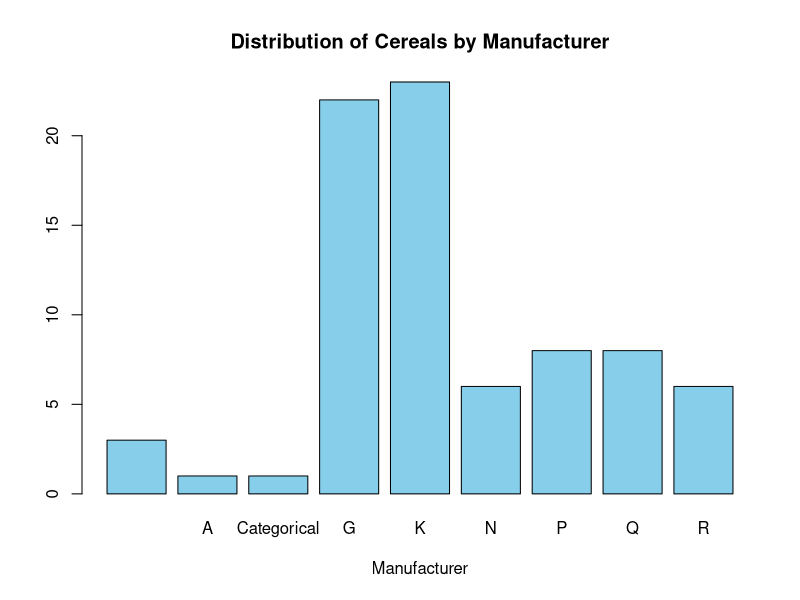

Here is the R script that generated this plot: (Note: this script raises an error after producing the figure.)
getwd()
setwd("C:\\Users\\Kira\\Downloads\\data analyst\\course 8\\Module_1\\Completed
      _projects\\Cereal-Statistical-Analysis-main")


#
cereal_data<-read.csv("cereal_data.csv")

#
length(unique(cereal_data$name))

#mfr data
table(cereal_data$mfr)

#type data
table(cereal_data$type)

#calorie data
summary(cereal_data$calories)

#protein data
summary(cereal_data$protein)

#fat data
summary(cereal_data$fat)

#sodium data
summary(cereal_data$sodium)

#fiber data
summary(cereal_data$fiber)

#carbo data
summary(cereal_data$carbo)

#sugars data
summary(cereal_data$sugars)

#potass data
summary(cereal_data$potass)

#vitamins data
summary(cereal_data$vitamins)

#shelf data
summary(cereal_data$shelf)

#weight data
summary(cereal_data$weight)

#cups data
summary(cereal_data$cups)

#rating data
summary(cereal_data$rating)


##Graphing--------------------------------

#Barplot of "mfr"
barplot(table(cereal_data$mfr), main = "Distribution of Cereals by Manufacturer"
        , xlab = "Manufacturer", col = "sky blue")
        

#Histogram of "Calories"
hist(cereal_data$calories, main = "Distribution of Calories", xlab = "Calories",
     col = "green")

#Histogram of "Protein"
hist(cereal_data$protein, main = "Distribution of Protein", xlab = "Protein (grams)", col = "pink")


#Change the Data Type of Fat from Character to Numeric
class(cereal_data$fat)
cereal_data$fat<- as.numeric(cereal_data$fat)
class(cereal_data$fat)


#Histogram of "Fats"
hist(cereal_data$fat, main = "Distribution of Fat", xlab = "Fat (grams)",
     col = "blue")


#Change the Data Type of Sodium from Character to Numeric
class(cereal_data$sodium)
cereal_data$sodium<- as.numeric(cereal_data$sodium)
class(cereal_data$sodium)

#Histogram of "Sodium"
hist(cereal_data$sodium, main = "Distribution of Sodium", xlab = "Sodium (miligrams)",
     col = "orange")


#Change the Data Type of Fiber from Character to Numeric
class(cereal_data$fiber)
cereal_data$fiber<- as.numeric(cereal_data$fiber)
class(cereal_data$fiber)

#Histogram of "Fiber"
hist(cereal_data$fiber, main = "Distribution of Fiber", xlab = "Fiber (grams)",
     col = "skyblue")


#Change the Data Type of Carbo from Character to Numeric
class(cereal_data$carbo)
cereal_data$carbo<- as.numeric(cereal_data$carbo)
class(cereal_data$carbo)

#Histogram of "Carbo"
hist(cereal_data$carbo, main = "Distribution of Carbohydrates", xlab = "Carbohydrates (grams)",
     col = "green")


#Change the Data Type of Sugars from Character to Numeric
class(cereal_data$sugars)
cereal_data$sugars<- as.numeric(cereal_data$sugars)
class(cereal_data$sugars)


#Histogram of "Sugars"
hist(cereal_data$sugars, main = "Distribution of Sugars", xlab = "Sugars (grams)",
     col = "pink")


#Change the Data Type of Potass from Character to Numeric
class(cereal_data$potass)
cereal_data$potass<- as.numeric(cereal_data$potass)
class(cereal_data$potass)


#Histogram of "Potass"
hist(cereal_data$potass, main = "Distribution of Potassium", xlab = "Potassium (miligrams)",
     col = "blue")

#Barplot for "Weight"
barplot(table(cereal_data$weight), main = "Distribution of Weight"
        , xlab = "Weight per Serving (ounces)", col = "green")


#Change the Data Type of Cups from Character to Numeric
class(cereal_data$cups)
cereal_data$cups<- as.numeric(cereal_data$cups)
class(cereal_data$cups)


#Histogram of "Cups"
hist(cereal_data$cups, main = "Distribution of Cups", xlab = "Cups per Serving",
     col = "pink")


#Change the Data Type of Rating from Character to Numeric
class(cereal_data$rating)
cereal_data$rating<- as.numeric(cereal_data$rating)
class(cereal_data$rating)


#Histogram of "Rating"
hist(cereal_data$rating, main = "Distribution of Ratings", xlab = "Rating",
     col = "orange")


#Barplot for "Vitamins"
barplot(table(cereal_data$vitamins), main = "Distribution of Vitamins"
        , xlab = "Vitamins percentage per Serving (percent)", col = "orange")


#Barplot for "Shelf"
barplot(table(cereal_data$shelf), main = "Distribution of Shelf"
        , xlab = "Shelf number(1,2,3, counting from floor)", col = "skyblue")





#Converting the data type of "Vitamins", "Shelf", "Weight", "Rating"
cereal_data$vitamins<- as.numeric(cereal_data$vitamins)
class(cereal_data$vitamins)

cereal_data$shelf<- as.numeric(cereal_data$shelf)
class(cereal_data$shelf)

cereal_data$weight<- as.numeric(cereal_data$weight)
class(cereal_data$weight)

cereal_data$rating<- as.numeric(cereal_data$rating)
class(cereal_data$rating)


##Scaterplot of all Numeric Variables
pairs(cereal_data[,4:13], cex.axis= 1.5)


##Getting all the Variables of Interest
variable_of_interest<- cbind(cereal_data$fat, cereal_data$protein,
                             cereal_data$carbo, cereal_data$sugars)

##Boxplot of Variables of Interest
boxplot(variable_of_interest,
        main = "Boxplot for Nutritional Content in Cereal",
        names =c("Fat", "Protein", "Carbo", "Sugars"),
        ylab = "Grams",
        col =c("Red","Blue","Green","Purple"))


##Sort Calories Data
sorted_cereal_data<- cereal_data[order(cereal_data$calories, decreasing = TRUE),]

#Top 5 highest calories and bottom 5 lowest calories content in Cereals
head(sorted_cereal_data, 5)
tail(sorted_cereal_data, 5)

#Sorted Calories Barplot
barplot(sorted_cereal_data$calories, col = "skyblue", main = "Sorted Cereal by Calories",
        ylab= "Cereals", xlab= "Calories", horiz= TRUE)


##Sort Carbo Data
sorted_cereal_data<- cereal_data[order(cereal_data$carbo, decreasing = TRUE),]

#Top 5 highest complex carbohydrates and bottom 5 lowest complex carbohydrates content in Cereals
head(sorted_cereal_data, 5)
tail(sorted_cereal_data, 5)

#Sorted Cabohydrates Barplot
barplot(sorted_cereal_data$carbo, col = "skyblue", main = "Sorted Cereal by Complex Carbohydtrates",
        ylab= "Cereals", xlab= "Complex Cabohydrates", horiz= TRUE)



##Sort Sugar Data
sorted_cereal_data<- cereal_data[order(cereal_data$sugars, decreasing = TRUE),]

#Top 5 highest Sugar and bottom 5 lowest Sugar content in Cereals
head(sorted_cereal_data, 5)
tail(sorted_cereal_data, 5)

#Sorted Sugar Barplot
barplot(sorted_cereal_data$sugars, col = "skyblue", main = "Sorted Cereal by Sugar",
        ylab= "Cereals", xlab= "Sugar", horiz= TRUE)


##Sort Fat Data
sorted_cereal_data<- cereal_data[order(cereal_data$fat, decreasing = TRUE),]

#Top 5 highest Fat and bottom 5 lowest Fat content in Cereals
head(sorted_cereal_data, 5)
tail(sorted_cereal_data, 5)

#Sorted Fats Barplot
barplot(sorted_cereal_data$fat, col = "skyblue", main = "Sorted Cereal by Fats",
        ylab= "Cereals", xlab= "Fats", horiz= TRUE)


##Sort Potass Data
sorted_cereal_data<- cereal_data[order(cereal_data$potass, decreasing = TRUE),]

#Top 5 highest Potassium and bottom 5 lowest Potassium content in Cereals
head(sorted_cereal_data, 5)
tail(sorted_cereal_data, 5)

#Sorted Potass Barplot
barplot(sorted_cereal_data$potass, col = "skyblue", main = "Sorted Cereal by Potassium",
        ylab= "Cereals", xlab= "Potassium", horiz= TRUE)


##Sort Fiber Data
sorted_cereal_data<- cereal_data[order(cereal_data$fiber, decreasing = TRUE),]

#Top 5 highest Fiber and bottom 5 lowest Fiber content in Cereals
head(sorted_cereal_data, 5)
tail(sorted_cereal_data, 5)

#Sorted Fiber Barplot
barplot(sorted_cereal_data$fiber, col = "skyblue", main = "Sorted Cereal by Fiber",
        ylab= "Cereals", xlab= "Fiber", horiz= TRUE)


##Sort Sodium Data
sorted_cereal_data<- cereal_data[order(cereal_data$sodium, decreasing = TRUE),]

#Top 5 highest Sodium and bottom 5 lowest Sodium content in Cereals
head(sorted_cereal_data, 5)
tail(sorted_cereal_data, 5)

#Sorted Sodium Barplot
barplot(sorted_cereal_data$sodium, col = "skyblue", main = "Sorted Cereal by Sodium",
        ylab= "Cereals", xlab= "Sodium", horiz= TRUE)


##Sort Rating Data
sorted_cereal_data<- cereal_data[order(cereal_data$rating, decreasing = TRUE),]

#Top 5 highest Rated and bottom 5 lowest Rated Cereals
head(sorted_cereal_data, 5)
tail(sorted_cereal_data, 5)

#Sorted Rating Barplot
barplot(sorted_cereal_data$rating, col = "skyblue", main = "Sorted Cereal by Rating",
        ylab= "Cereals", xlab= "Ratings", horiz= TRUE)

##Nutritional Facts about higest rated and lowest rated

#sort rating
sorted_cereal_data<- cereal_data[order(cereal_data$rating, decreasing = TRUE),]

#Top 30 cereals and Bottom 30 cereal by Rating
top30 <- head(sorted_cereal_data, 30)
last30 <- tail(sorted_cereal_data, 30)

#Summary of last 30 Statistics
summary(last30[,c("calories", "protein", "fat", "sodium", "fiber", "carbo", "sugars", "potass")])


#Summary of top 30 Statistics
summary(top30[,c("calories", "protein", "fat", "sodium", "fiber", "carbo", "sugars", "potass")])

##Boxplot of Top 30 and Last 30 Cereal
boxplot(top30[,c("calories", "protein", "fat", "sodium", "fiber", "carbo", "sugars", "potass")], main ="Highest Rated Cereal", las=2)
boxplot(last30[,c("calories", "protein", "fat", "sodium", "fiber", "carbo", "sugars", "potass")], main ="Lowest Rated Cereal", las=2)


##Manufacturer with their Average Nutritional Content and Average Rating

aggregate(. ~ mfr, data = cereal_data[, c("mfr", "calories", "protein", "fat", "sodium", "fiber", "carbo", "sugars", "potass", "rating")], mean)


##Shelf Number with their Average Nutritional Content and Average Rating

aggregate(. ~ shelf, data = cereal_data[, c("shelf", "calories", "protein", "fat", "sodium", "fiber", "carbo", "sugars", "potass", "rating")], mean)


##Manufacturers on which shelf witha barplot to indicate each manufacturer

table(cereal_data$mfr, cereal_data$shelf)
manufacturer_table<- table(cereal_data$mfr, cereal_data$shelf)
barplot(manufacturer_table, beside = TRUE, col = rainbow(nrow(manufacturer_table)), legend = rownames(manufacturer_table), main = "Manufacturers Distribution of Shelfs", xlab = "Shelf", ylab = "count")


##Research Question

#1.Do cereals from Different Shelves have Significant different mean Sodium Content?

#Method- Analysis of Variance (ANOVA)

#Models the data from Sodium to each Shelf
anova_model <- aov(sodium ~ shelf, data = cereal_data)

#Residuals vs Fitted model
plot(anova_model, 1)

#qq plot
plot(anova_model, 2)

#Summary Statistics of the Test
summary(anova_model)


#2. Is there Linear Relationship Between amount of Potassium in cereal and their overall Fiber?

#Models the data from fiber to potassium
lm_model<- lm(fiber ~ potass, data = cereal_data)

#Scatterplot
scatterplot(cereal_data$fiber, cereal_data$potass)

#Residuals vs Fitted model
plot(lm_model, 1)

#qq Plot
plot(lm_model, 2)

#Summary Statistics of the Test
summary(lm_model)


#3. Are there significant differences in calories amoung cereals from different shelves?
#Method ANOVA

#Models the data from calories to each shelves
anova_model_calories <- aov(calories ~ shelf, data = cereal_data)

#Residuals vs Fitted model
plot(anova_model_calories, 1)

#qq plot
plot(anova_model_calories, 2)

#Summary Statistics of the test
summary(anova_model_calories)


#4. Is the mean sugar of lowest 30 cereal significantly different from the mean sugar of top 30 Cereals?
#Method: Independent Samples t-test

#Sort the Ceral Data
sorted_cereal_data <- cereal_data[order(cereal_data$rating, decreasing = TRUE), ]

#top 30 and bottom 30 by Rating
top30 <- head(sorted_cereal_data, 30)
last30 <- tail(sorted_cereal_data, 30)

#qq plot for top30
qqnorm(top30$sugars)
qqline(top30$sugars)

#qq plot for last30
qqnorm(last30$sugars)
qqline(last30$sugars)

#t-test for sugar
t_test_sugar <- t.test(top30$sugars, last30$sugars)
t_test_sugar


#5. Is the mean Rating of the Shelf 1 cereal is significantly diffrent from mean rating of the shelf 3 cerals?
#Method: Independent samples t-test

#Shelf 1 and Shelf 3
shelf1 <- cereal_data$rating[cereal_data$shelf == 1] 
shelf3 <- cereal_data$rating[cereal_data$shelf == 3]

#qq plot for shelf 1
qqnorm(shelf1)
qqline(shelf1)

#qq plot for shelf 3
qqnorm(shelf3)
qqline(shelf3)

#t-test
t_test_rating <- t.test(shelf1, shelf3)
t_test_rating


#6. Is there a linear realationship between amount of sugar in cereals and their calories content?
#Method: Simple linear Regression

#Models the data from calories and sugars
lm_models_sugar_calories <- lm(calories ~ sugars, data = cereal_data)

#scatterplot
plot(cereal_data$sugars, cereal_data$calories)

#Residuals vs Fitted Models
plot(lm_models_sugar_calories, 1)

#qq plot
plot(lm_models_sugar_calories, 2)

#Summary Statistics of the test
summary(lm_models_sugar_calories)
